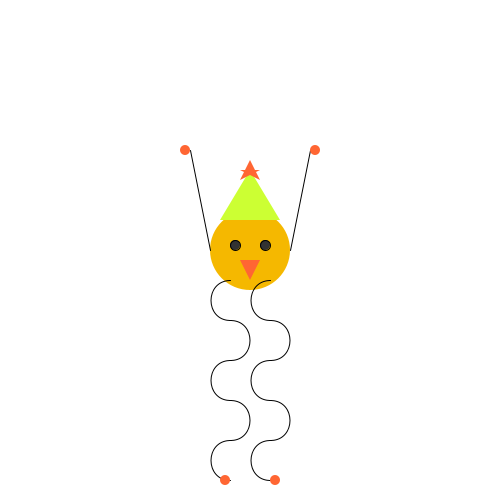
Frame 1 (no input)
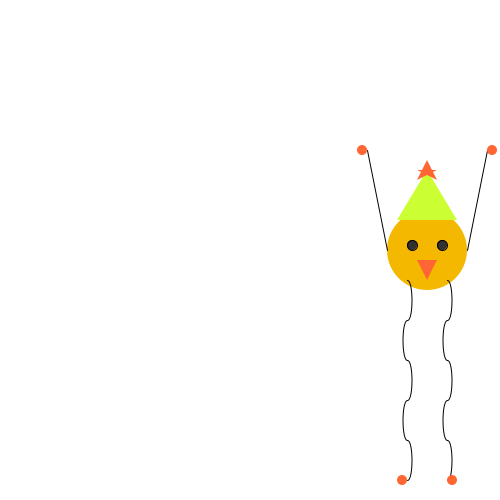
Frame 60 (the mouse pressed at the canvas centre just before this capture)
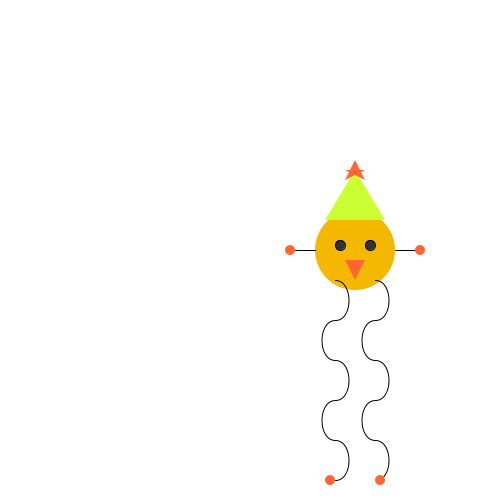
Frame 120 (the mouse held since frame 60 and released just before this capture)

The Processing sketch that drew these frames (run headless with seeded random() and noise(); from frame 60 on, the mouse is pressed at the canvas centre):

// Processing sketch: processing_21886
// ── processing_21886.pde

Julie julie;
 
void setup() {
  size (500, 500);
  smooth();
   
  //Initialize Julie object
  julie = new Julie(); //Initialize julie object in setup() by call constructor
}
 
void draw() {
  background(255);
  //operate Julie object
  julie.wiggleLegs();
  julie.display();
  julie.bounce();
}
 
class Julie {    //Define a class below the rest of the program
   
  //Variables
  float centerX, centerY, distance, llegcX, rlegcX;
  int dir, ldir, rdir;
   
   
  Julie() {      //Constructor
   
  centerX = 250;
  centerY = 250;
  dir = 1;
    
  distance = 30;
    
  llegcX = centerX-20;
  ldir = 2;
  rlegcX = centerX+20;
  rdir = 2;
   
  }
   
  void display() {
    ellipseMode(CENTER);
     
  /////////Body/////////////////////////////////////
   
  //stroke(0); //black
  noStroke();
  fill(245, 184, 0); //mango
  //ellipse(160, 130, 80, 80);
  ellipse(centerX, centerY, 80, 80);
       
  //Right eye
  stroke(0); //black
  fill(50); //almost black
  //ellipse(145, 125, 10, 10);
  ellipse(centerX-15, centerY-5, 10, 10);
       
  //Left eye
  stroke(0); //black
  fill(50); //almost black
  //ellipse(175, 125, 10, 10);
  //ellipse(175, 125, 10, 10);
  ellipse(centerX+15, centerY-5, 10, 10);  
       
  //Beak
  //stroke(0);
  noStroke();
  fill(255, 102, 51); //purpley = 204, 51, 255
  //triangle(160, 160, 170, 140, 150, 140);
  triangle(centerX, centerY+30, centerX+10, centerY+10, centerX-10, centerY+10); 
       
  //Hat
  //stroke(0);
  noStroke();
  fill(204, 255, 51); //lime
  //triangle(130, 100, 190, 100, 160, 50);
  triangle(centerX-30, centerY-30, centerX+30, centerY-30, centerX, centerY-80);
       
  //Star
  noStroke();
  fill(255, 102, 51);
  beginShape();
  //vertex(150, 60); //A
  vertex(centerX-10, centerY-70);
  //vertex(160, 40); //B
  vertex(centerX, centerY-90);
  //vertex(170, 60); //C
  vertex(centerX+10, centerY-70);
  //vertex(150, 50); //D
  vertex(centerX-10, centerY-80);
  //vertex(170, 50); //E
  vertex(centerX+10, centerY-80);
  endShape(CLOSE);
 
   
      
  ///////Arms & Legs///////////////////////////////////
   
  //Right arm
  stroke(0);
  strokeWeight(1);
  //line(120, 130, 100, 150);
  //line(centerX-40, centerY, centerX-60, centerY+20);
  line(centerX-40, centerY, centerX-60, constrain(mouseY, 150, 350));
       
  //Right hand
  //stroke(0); //black
  noStroke();
  fill(255, 102, 51); //Pick color!!!
  //ellipse(95, 155, 10, 10); the right hand stationary
  //ellipse(mouseX-65, mouseY+25, mouseX-150, mouseY-120); the right hand changing size
  //ellipse(centerX-65, centerY+25, 10, 10);
  ellipse(centerX-65, constrain(mouseY, 150, 350), 10, 10);
   
  /////////////////////
       
  //Left arm
  stroke(0);
  strokeWeight(1);
  //line(200, 130, 220, 150);
  //line(centerX+40, centerY, centerX+60, centerY+20);
  line(centerX+40, centerY, centerX+60, constrain(mouseY, 150, 350));
       
  //Left hand
  //stroke(0); //black
  noStroke();
  fill(255, 102, 51); //Pick color!!!
  //ellipse(225, 155, 10, 10); the left hand stationary
  //ellipse(mouseX+65, mouseY+25, mouseX-150, mouseY-120); the left hand changing size
  //ellipse(centerX+65, centerY+25, 10, 10);
  ellipse(centerX+65, constrain(mouseY, 150, 350), 10, 10); 
       
      
   
  /////////Legs & Feet/////////////////////////////////////   
       
  //Right leg
   noFill();
  stroke(0);
  //(center = 160, 130);
  //line(140, 160, 140, 345);
  //line(centerX-20, centerY+30, centerX-20, centerY+215);
     
     
  //arc1
  strokeWeight(1);
  //bezier(140, 160, 110, 160, 110, 200, 140, 200);
  bezier(llegcX, centerY+30, llegcX-distance, centerY+30, llegcX-distance, centerY+70, llegcX, centerY+70);
     
  //arc2
  strokeWeight(1);
  //(140, 200, 170, 200, 170, 240, 140, 240);
  //bezier(centerX-20, centerY+70, centerX+10, centerY+70, centerX+10, centerY+110, centerX-20, centerY+110);
  bezier(llegcX, centerY+70, llegcX+distance, centerY+70, llegcX+distance, centerY+110, llegcX, centerY+110);
     
  //arc3
  strokeWeight(1);
  //(140, 240, 110, 240, 110, 280, 140, 280)
  //bezier(centerX-20, centerY+110, centerX-50, centerY+110, centerX-50, centerY+150, centerX-20, centerY+150);
  bezier(llegcX, centerY+110, llegcX-distance, centerY+110, llegcX-distance, centerY+150, llegcX, centerY+150);
     
  //arc4
  strokeWeight(1);
  //(140, 280, 170, 280, 170, 320, 140, 320)
  //bezier(centerX-20, centerY+150, centerX+10, centerY+150, centerX+10, centerY+190, centerX-20, centerY+190);
  bezier(llegcX, centerY+150, llegcX+distance, centerY+150, llegcX+distance, centerY+190, llegcX, centerY+190);
     
  //arc5
  strokeWeight(1);
  //(140, 320, 110, 320, 110, 360, 140, 360);
  //bezier(centerX-20, centerY+190, centerX-50, centerY+190, centerX-50, centerY+230, centerX-20, centerY+230);
  bezier(llegcX, centerY+190, llegcX-distance, centerY+190, llegcX-distance, centerY+230, llegcX, centerY+230);
     
    
  //Right foot
  //stroke(0); //black
  noStroke();
  fill(255, 102, 51); //Pick color!!!
  //ellipse(135, 360, 10, 10); the right foot stationary
  //ellipse(mouseX-25, mouseY+215, mouseX-150, mouseY-120); the right foot changing size
  ellipse(centerX-25, centerY+230, 10, 10);
       
  ////////////////////////////////////////////////////  
     
  //Left leg
  stroke(0);
  strokeWeight(1);
  //line(180, 160, 180, 345);
  //line(centerX+20, centerY+30, centerX+20, centerY+215);
     
  //(center = 160, 130);
  //arc1
  noFill();
  strokeWeight(1);
  //bezier(180, 160, 150, 160, 150, 200, 180, 200);
  //bezier(centerX+20, centerY+30, centerX-10, centerY+30, centerX-10, centerY+70, centerX+20, centerY+70);
  //bezier(centerX+20, centerY+30, c, centerY+30, c, centerY+70, centerX+20, centerY+70);
  bezier(rlegcX, centerY+30, rlegcX-distance, centerY+30, rlegcX-distance, centerY+70, rlegcX, centerY+70);
     
  //arc2
  strokeWeight(1);
  //(180, 200, 210, 200, 210, 240, 180, 240);
  //bezier(centerX+20, centerY+70, centerX+50, centerY+70, centerX+50, centerY+110, centerX+20, centerY+110);
  bezier(rlegcX, centerY+70, rlegcX+distance, centerY+70, rlegcX+distance, centerY+110, rlegcX, centerY+110);
     
  //arc3
  strokeWeight(1);
  //(180, 240, 150, 240, 150, 280, 180, 280)
  //bezier(centerX+20, centerY+110, centerX-10, centerY+110, centerX-10, centerY+150, centerX+20, centerY+150);
  bezier(rlegcX, centerY+110, rlegcX-distance, centerY+110, rlegcX-distance, centerY+150, rlegcX, centerY+150);
     
  //arc4
  strokeWeight(1);
  //(180, 280, 210, 280, 210, 320, 180, 320)
  //bezier(centerX+20, centerY+150, centerX+50, centerY+150, centerX+50, centerY+190, centerX+20, centerY+190);
  bezier(rlegcX, centerY+150, rlegcX+distance, centerY+150, rlegcX+distance, centerY+190, rlegcX, centerY+190);
     
  //arc5
  strokeWeight(1);
  //bezier(180, 320, 150, 320, 150, 360, 180, 360);
  //bezier(centerX+20, centerY+190, centerX-10, centerY+190, centerX-10, centerY+230, centerX+20, centerY+230);
  bezier(rlegcX, centerY+190, rlegcX-distance, centerY+190, rlegcX-distance, centerY+230, rlegcX, centerY+230);
     
       
  //Left foot
  //stroke(0); //black
  noStroke();
  fill(255, 102, 51); //Pick color!!!
  //ellipse(185, 360, 10, 10); the left foot stationary
  //ellipse(mouseX+25, mouseY+215, mouseX-150, mouseY-120); the left foot changing size
  ellipse(centerX+25, centerY+230, 10, 10); 
  }
   
  void wiggleLegs() {
   
    distance = distance-ldir;
      if(distance>30||distance<-30) {
        ldir=ldir*-1;
      }
    
    distance = distance-rdir;
      if(distance>30||distance<-30) {
        rdir=rdir*-1;
      } 
  
   }
  
  void bounce() {
   
    centerX = centerX+3*dir;
      if(centerX>500||centerX<0) {
        dir=dir*-1;
      }
    llegcX = llegcX+3*dir;
      if(llegcX>500||llegcX<0) {
        dir=dir*-1;
      }
    rlegcX = rlegcX+3*dir;
      if(rlegcX>500||rlegcX<0) {
        dir=dir*-1;
      }
  }

}
